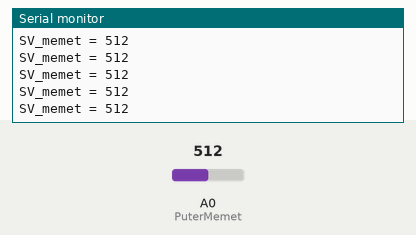
A sketch run on a simulated Arduino Uno, built with avr-gcc and run on an emulated ATmega328P. On the bench: the last lines printed to the serial monitor. Inputs (shaded band) come from the test bench; at power-on: A0 (PuterMemet) = 512.

Above: at 1.2 s.
1.3 s: A0 (PuterMemet) set to 11
At 1.53 s:
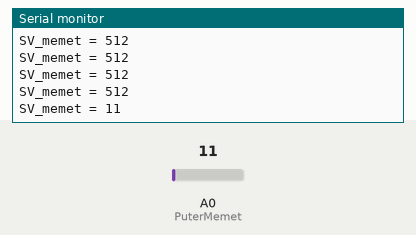
2.8 s: A0 (PuterMemet) set to 8
At 2.91 s:
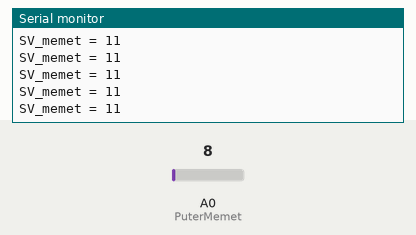
Timing chart, 0 to 5.8 s (numbered marks = the images above; inputs shaded):
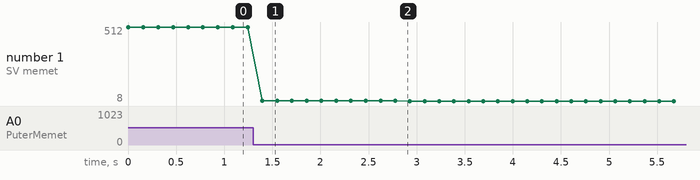

The sketch:

T.pantarmukaTmaster.ino
```cpp
#include <SoftwareSerial.h>
const int PuterMemet = A0;
int SV_memet;
SoftwareSerial Txserial(9, 8);

void setup() {
  pinMode(PuterMemet, INPUT);
  Txserial.begin(9600);
  Serial.begin(9600);
}

void loop() {
  Baca();
  delay(150);
}

void Baca() {
  SV_memet = analogRead(PuterMemet);
  Txserial.print(SV_memet);
  Txserial.print("\n");
  Serial.print("SV_memet = ");
  Serial.println(SV_memet);
}
```

Measured:
- after the input at 1.3 s, the serial monitor: prints a new line after 0.10 s (image 1)
- plotted number 1: 512 → 11 after the input at 1.3 s, 11 → 8 after the input at 2.8 s
